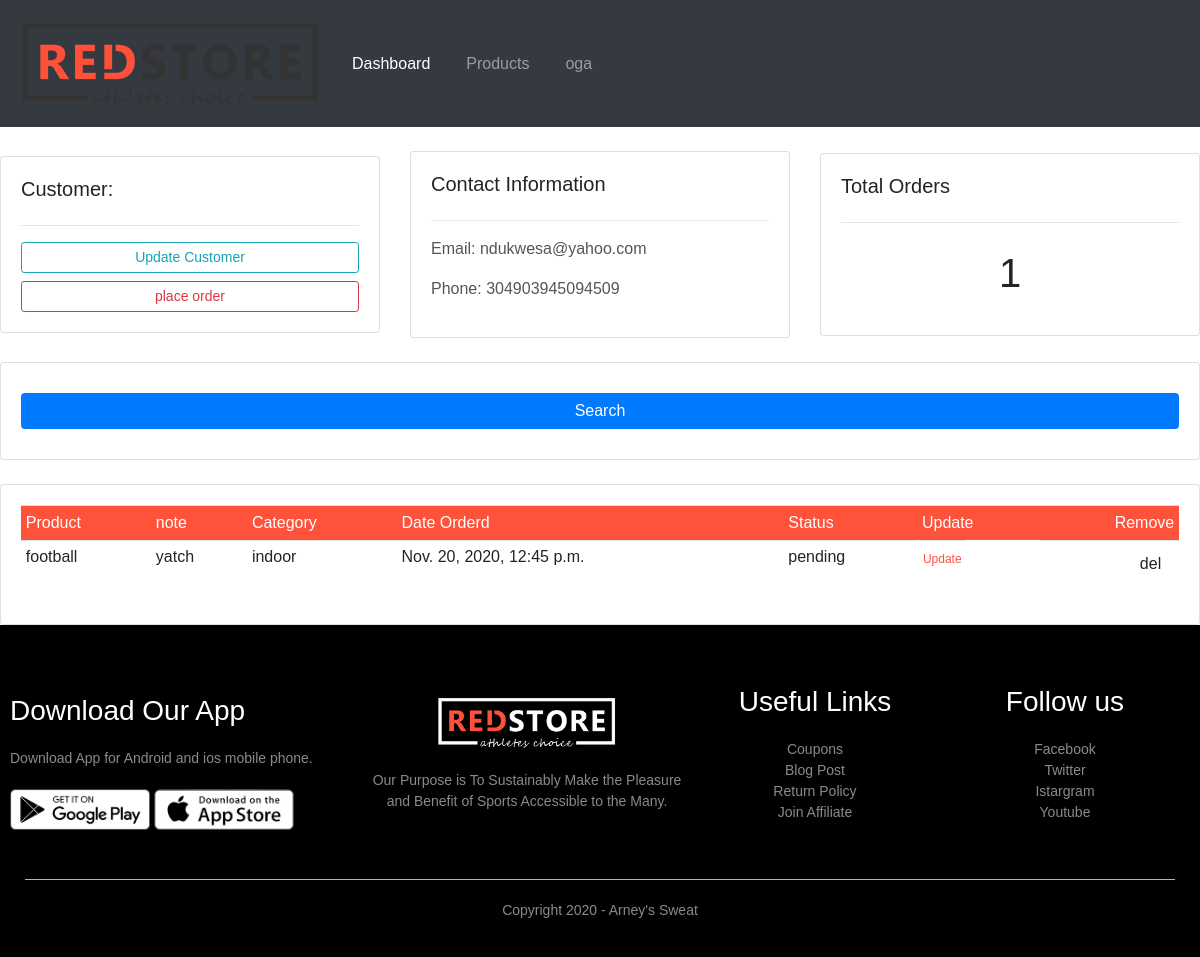
The page /customer/2 on the database its author committed.
### home/models.py (models this page shows, shortened)
class Customer(models.Model):
    name = models.CharField(max_length=100, null=True)
    phone = models.CharField(max_length=100, null=True)
    email = models.CharField(max_length=100, null=True)
    date_created = models.DateTimeField(auto_now_add=True, null=True)

class Order(models.Model):
    STATUS = (
                ('pending', 'pending'),
                ('out for delivery', 'out for delivery'),
                ('Delivered', 'Delivered')
              )
    pass
    customer = models.ForeignKey(Customer, null=True, on_delete=models.SET_NULL)
    product = models.ForeignKey(Product, null=True, on_delete=models.SET_NULL)
    date_created = models.DateTimeField(auto_now_add=True, null=True)
    status = models.CharField(max_length=200, null=True, choices=STATUS)
    note = models.CharField(max_length=200, null=True,)

class Product(models.Model):
    CATEGORY = (
                ('indoor', 'indoor'),
                ('out door ', 'out door'),
                ('both door', 'both door')
              )
    name= models.CharField(max_length=100, null=True)
    price = models.FloatField(null=True)
    category = models.CharField(max_length=100, null=True, choices=CATEGORY)
    description = models.TextField(blank=True)
    product_pic = models.ImageField(null=True, blank=True)
    tags = models.ManyToManyField(Tag)
    def __str__(self):
        return self.name

### home/views.py (the view)
# urls.py: path('customer/<str:id_test>', views.customer, name='customer')
def customer(request,id_test):
    customer = Customer.objects.get(id=id_test)
    orders = customer.order_set.all()
    order_count = orders.count()
    context = {'customer':customer, 'orders':orders,'order_count':order_count}
    return render(request, 'customer.html',context)

### templates/customer.html (shortened to what this page needs)
{%  extends "base.html"  %}
{% block content %}
{% load static %}
<nav class="navbar navbar-expand-lg navbar-dark bg-dark">
	<img src="{% static 'images/logo.png' %}" alt="">
	  <div class="collapse navbar-collapse ml-4" id="navbarNav">
		<ul class="navbar-nav">
		  <li class="nav-item active">
			<a class="nav-link" href="{% url 'home' %}">Dashboard</a>
		  </li>
		  <li class="nav-item">
			<a class="nav-link" href="{% url 'product' %}">Products</a>
		  </li>
		  <li class="nav-item">
			<a class="nav-link" href="">oga</a>
		  </li>
		</ul>
	  </div>
	</nav>
<br>
<div class="row">
	<div class="col-md">
		<div class="card card-body">
			<h5>Customer:</h5>
			<hr>
			<a class="btn btn-outline-info  btn-sm btn-block" href="">Update Customer</a>
			<a class="btn btn-outline-danger  btn-sm btn-block" href="{% url 'create_ord'	%}">place order</a>
		</div>
	</div>
	<div class="col-md">
		<div class="card card-body">
			<h5>Contact Information</h5>
			<hr>
			<p>Email: {{customer.email}}</p>
			<p>Phone:  {{customer.phone}} </p>
		</div>
	</div>
	<div class="col-md">
		<div class="card card-body">
			<h5>Total Orders</h5>
            <hr>
			<h1 style="text-align: center;padding: 10px">{{order_count}}</h1>
		</div>
	</div>
</div>
<br>
<div class="row">
	<div class="col">
		<div class="card card-body">
			<form method="get">
		    <button class="btn btn-primary" type="submit">Search</button>
		  </form>
		</div>
	</div>
</div>
<br>
<div class="row">
	<div class="col-md">
		<div class="card card-body">
			<table class="table table-sm">
				<tr>
					<th>Product</th>
					<th>note</th>
					<th>Category</th>
					<th>Date Orderd</th>
					<th>Status</th>
					<th>Update</th>
					<th>Remove</th>
                </tr>
                {%for order in orders  %}
                <tr>
					<td>{{order.product}}</td>
					<td>{{ order.note}}</td>
					<td>{{ order.product.category}}</td>
                    <td>{{ order.date_created}}</td>
					<td>{{ order.status}}</td>
					<td class="btn" ><a href="{% url 'update_ord' order.id%}">Update</a></td>
						<td><a class="btn" href="{% url 'delete_form' order.id %}">del</a></td>
                </tr>
                {% endfor  %}
			</table>
		</div>
	</div>
</div>
{% endblock %}

### static/css/style.css (style rules this page uses)
* { margin: 0; padding: 0; box-sizing: border-box; }
body { font-family: 'Poppins', sans-serif; }
.navbar { display: flex; align-items: center; padding: 20px; }
nav { flex: 1; text-align: right; }
nav ul { display: inline-block; list-style-type: none; }
nav ul li { display: inline-block; margin-right: 20px; }
a { text-decoration: none; color: #555; }
p { color: #555; }
.row { display: flex; align-items: center; flex-wrap: wrap; justify-content: space-around; }
ul { list-style-type: none; }
table { width: 100%; border-collapse: collapse; }
th { text-align: left; padding: 5px; color: #fff; background: #ff523b; font-weight: normal; }
td { padding: 10px 5px; }
td a { color: #ff523b; font-size: 12px; }
td:last-child { text-align: right; }
th:last-child { text-align: right; }
form .btn { width: 100%; border: none; cursor: pointer; margin: 10px 0; }

### rows shown on the page
Customer: email "ndukwesa@yahoo.com", phone "304903945094509"
Order: product "football", note "yatch", product.category "indoor", date_created "Nov. 20, 2020, 12:45 p.m.", status "pending"

### other values the page prints
{{ order_count }} "1"
